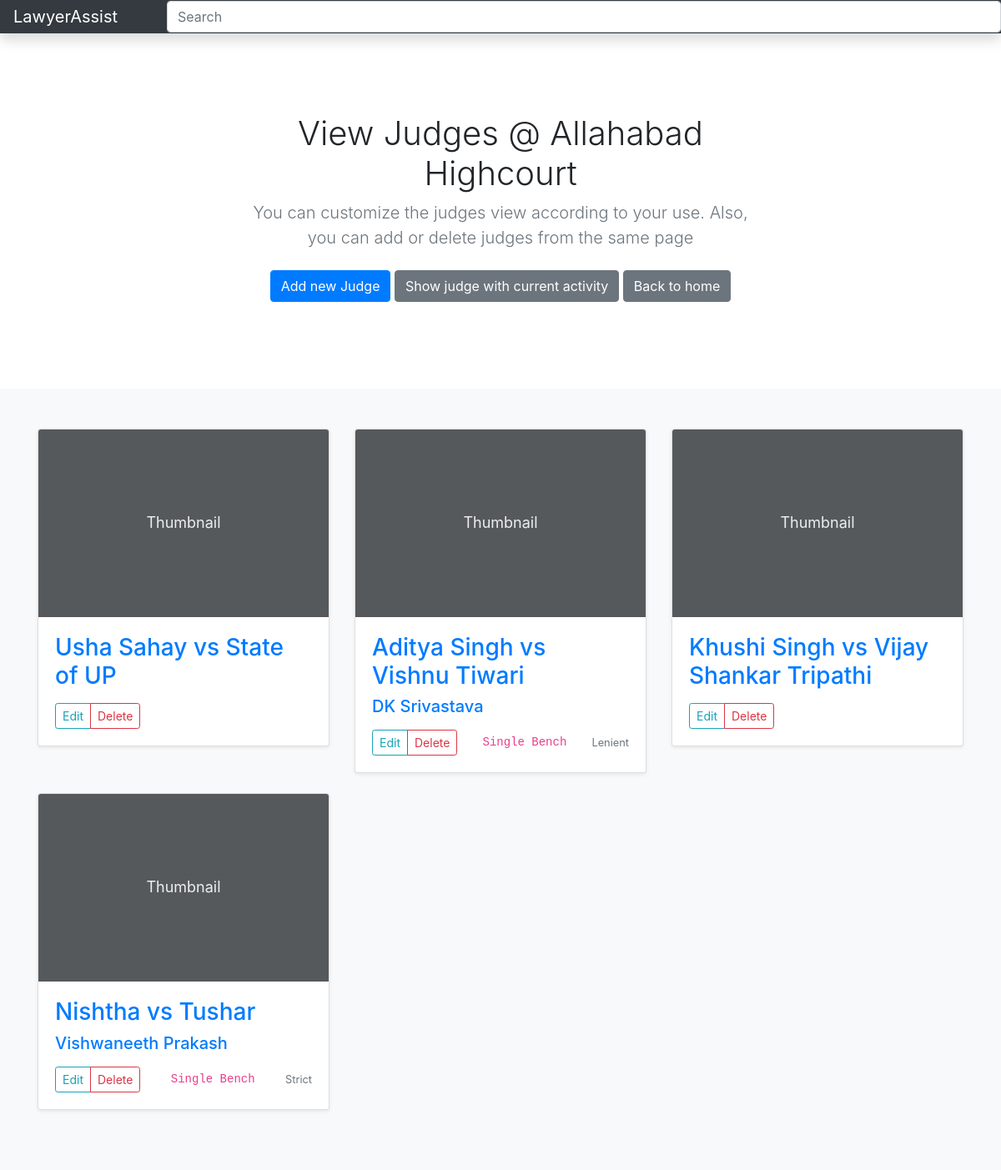
Page /album/currentjudge.php on the committed database.
### tables this page shows
CREATE TABLE `monthcase` (
  `caseid` int(4) NOT NULL,
  `listing_date` date NOT NULL,
  UNIQUE KEY `caseid` (`caseid`),
  CONSTRAINT `monthcase_ibfk_1` FOREIGN KEY (`caseid`) REFERENCES `cases` (`caseid`)
);

CREATE TABLE `cases` (
  `caseid` int(4) NOT NULL AUTO_INCREMENT,
  `caseyear` int(4) NOT NULL,
  `party1` varchar(55) NOT NULL,
  `party2` varchar(55) NOT NULL,
  `affiliatedcounsel` varchar(55) NOT NULL,
  `casedescription` varchar(1024) NOT NULL,
  PRIMARY KEY (`caseid`)
);

CREATE TABLE `court` (
  `courtid` int(4) NOT NULL AUTO_INCREMENT,
  `courtname` varchar(55) NOT NULL,
  `courttype` varchar(55) NOT NULL,
  `casesinthecourt` varchar(127) DEFAULT NULL,
  `court_description` varchar(511) NOT NULL,
  `court_priority` varchar(10) NOT NULL,
  PRIMARY KEY (`courtid`)
);

### album/currentjudge.php (the view, shortened to what this page needs)
<!doctype html>
<html lang="en">
  <head>
<link href="../assets/dist/css/bootstrap.min.css" rel="stylesheet">
    <link href="album.css" rel="stylesheet">
  </head>
  <body>
  <nav class="navbar navbar-dark sticky-top bg-dark flex-md-nowrap p-0 shadow">
  <a class="navbar-brand col-md-3 col-lg-2 mr-0 px-3" href="#">LawyerAssist</a>
  <input class="form-control form-control-dark w-100" type="text" placeholder="Search" aria-label="Search">
</nav>
<main role="main">
  <section class="jumbotron text-center">
    <div class="container">
      <h1>View Judges @ Allahabad Highcourt</h1>
      <p class="lead text-muted">You can customize the judges view according to your use. Also, you can add or delete judges from the same page</p>
      <p>
        <a href="#" class="btn btn-primary my-2" data-toggle="modal" data-target="#addModal">Add new Judge</a>
        <a href="currentjudge.php" class="btn btn-secondary my-2">Show judge with current activity</a>
        <a href="../dashboard/index.php" class="btn btn-secondary my-2">Back to home</a>
      </p>
    </div>
  </section>
  <div class="album py-5 bg-light">
    <div class="container">
      <div class="row">
      <?php
      $servername = "localhost:8889";
      $username = "root";
      $password = "vashuhero1";
      $dbname = "lawyer";
      $conn = new mysqli($servername, $username, $password, $dbname);
      $sql = "SELECT * FROM monthcase WHERE DATEDIFF(listing_date, CURDATE())<=30";
      $result = $conn->query($sql);
      if ($result->num_rows > 0) {
        while($row = $result->fetch_assoc()) {
            $caseid=$row['caseid'];
            $sql2 = "SELECT * FROM cases WHERE caseid=$caseid";
            $result2 = $conn->query($sql2)  or die($conn->error);
            $row2=$result2->fetch_assoc();
            $sql1 = "SELECT * FROM court WHERE casesinthecourt=$caseid";
            $result1 = $conn->query($sql1)  or die($conn->error);
            $row1=$result1->fetch_assoc();
       echo '<div class="col-md-4">
          <div class="card mb-4 shadow-sm">
            <svg class="bd-placeholder-img card-img-top" width="100%" height="225" xmlns="http://www.w3.org/2000/svg" preserveAspectRatio="xMidYMid slice" focusable="false" role="img" aria-label="Placeholder: Thumbnail"><title>Placeholder</title><rect width="100%" height="100%" fill="#55595c"/><text x="50%" y="50%" fill="#eceeef" dy=".3em">Thumbnail</text></svg>
            <div class="card-body">
            <a href="../dashboard/readcase.php?id'.$caseid.'"> <h3>'.$row2['party1'].' vs '.$row2['party2'].'</h3></a>
            <a href="judges.php"><h5>'.$row1['courtname'].'</h5></a>
              <p class="card-text">'.$row2['case description'].'</p>
              <div class="d-flex justify-content-between align-items-center">
                <div class="btn-group">
                  <button type="button" class="btn btn-sm btn-outline-info">Edit</button>
                  <button type="button" class="btn btn-sm btn-outline-danger">Delete</button>
                </div>
                <code>'.$row1['courttype'].'</code>
                <small class="text-muted">'.$row1['court_priority'].'</small>
              </div>
            </div>
          </div>
        </div>';
        }}
        else{
          echo "0 records found";
        }
        ?>
      </div>
    </div>
  </div>
</main>
</html>

### album/album.css (style rules this page uses)
.jumbotron { padding-top: 3rem; padding-bottom: 3rem; margin-bottom: 0; background-color: #fff; }
@media (min-width: 768px) { .jumbotron { padding-top: 6rem; padding-bottom: 6rem; } }
.jumbotron p:last-child { margin-bottom: 0; }
.jumbotron h1 { font-weight: 300; }
.jumbotron .container { max-width: 40rem; }

### album/currentjudge.php (style rules this page uses)
.bd-placeholder-img { font-size: 1.125rem; text-anchor: middle; -webkit-user-select: none; -moz-user-select: none; -ms-user-select: none; user-select: none; }

### rows in the picture
monthcase: caseid.party1 "Usha Sahay", caseid.party2 "State of UP"
monthcase: caseid.party1 "Aditya Singh", caseid.party2 "Vishnu Tiwari", court.courtname "DK Srivastava", court.courttype "Single Bench", court.court_priority "Lenient"
monthcase: caseid.party1 "Khushi Singh", caseid.party2 "Vijay Shankar Tripathi"
monthcase: caseid.party1 "Nishtha", caseid.party2 "Tushar", court.courtname "Vishwaneeth Prakash", court.courttype "Single Bench", court.court_priority "Strict"
